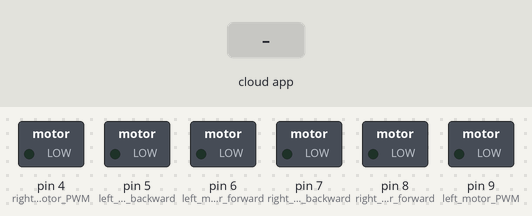
A sketch run on a simulated Arduino Uno, built with avr-gcc and run on an emulated ATmega328P. On the bench: switched loads named in the sketch (green lamp = pin HIGH). Inputs (shaded band) come from the test bench. The RemoteXY app is connected.

Above: at 1.2 s.
1.3 s: the phone or cloud app sets BACKWARD to 1
At 2.4 s:
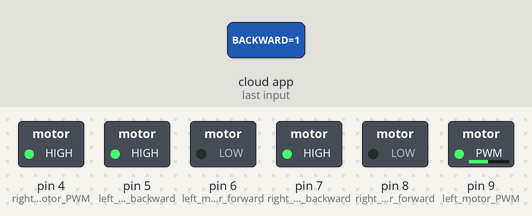
2.8 s: the phone or cloud app sets FORWARD to 1
At 3.6 s:
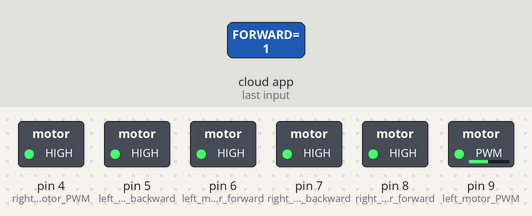
Timing chart, 0 to 5.8 s (numbered marks = the images above; inputs shaded):
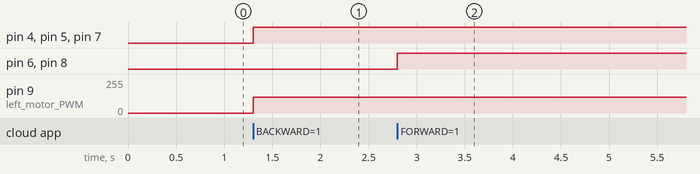

Measured:
- after the input at 1.3 s, pin 4 (right_motor_PWM), pin 5 (left_motor_backward), pin 7 (right_motor_backward): LOW → HIGH at once; pin 9 (left_motor_PWM): 0/255 → 120/255 at once
- after the input at 2.8 s, pin 6 (left_motor_forward), pin 8 (right_motor_forward): LOW → HIGH at once

The sketch:

Code.ino
```cpp
// RemoteXY select connection mode and include library
#define REMOTEXY_MODE__SOFTSERIAL
#include <SoftwareSerial.h>
#include <RemoteXY.h>

// RemoteXY connection settings
#define REMOTEXY_SERIAL_RX 10
#define REMOTEXY_SERIAL_TX 11
#define REMOTEXY_SERIAL_SPEED 9600

// RemoteXY configurate
#pragma pack(push, 1)
uint8_t RemoteXY_CONF[] =
{ 255, 5, 0, 0, 0, 53, 0, 10, 122, 0,
  1, 0, 40, 44, 18, 18, 2, 31, 66, 0,
  1, 0, 74, 22, 20, 20, 2, 31, 82, 0,
  1, 0, 4, 22, 20, 20, 2, 31, 76, 0,
  1, 0, 39, 22, 20, 20, 2, 31, 83, 0,
  1, 0, 40, 1, 18, 18, 2, 31, 70, 0
};

// this structure defines all the variables and events of your control interface
struct {
  // input variables
  uint8_t BACKWARD; // =1 if button pressed, else =0
  uint8_t RIGHT; // =1 if button pressed, else =0
  uint8_t LEFT; // =1 if button pressed, else =0
  uint8_t STOP; // =1 if button pressed, else =0
  uint8_t FORWARD; // =1 if button pressed, else =0

  // other variable
  uint8_t connect_flag;  // =1 if wire connected, else =0
} RemoteXY;
#pragma pack(pop)
/////////////////////////////////////////////
//           END RemoteXY include          //
/////////////////////////////////////////////

void setup()
{
  RemoteXY_Init ();
  Serial.begin(9600);
  pinMode(9, OUTPUT); //left motor PWM
  pinMode(8, OUTPUT);  //right motor forward
  pinMode(7, OUTPUT);  //right motor backward
  pinMode(6, OUTPUT); //left motor forward
  pinMode(5, OUTPUT);  //left motor backward
  pinMode(4, OUTPUT);  //right motor PWM
}

void loop()
{
  RemoteXY_Handler ();
  if (RemoteXY.FORWARD == 1) {     //move forward(all motors rotate in forward direction)
    analogWrite(9, 120); // right motor speed
    digitalWrite(8, HIGH); // right forward
    //digitalWrite(7, LOW); // right backward
    digitalWrite(6, HIGH); // left forward
    //digitalWrite(5, LOW); // left backward
    analogWrite(4, 165); // left motor speed
  }
  else if (RemoteXY.BACKWARD == 1) {    //move backward (all motors rotate in reverse direction)
    analogWrite(9, 120); // right motor speed
    //digitalWrite(8, LOW); // right forward
    digitalWrite(7, HIGH); // right backward
    //digitalWrite(6, LOW); // left forward
    digitalWrite(5, HIGH); // left backward
    analogWrite(4, 130); // left motor speed
  }
  else if (RemoteXY.RIGHT == 1) {    //turn right (left side motor rotate in forward direction, left side motors doesn't rotate)
    //analogWrite(9, 100); // right motor speed
    //digitalWrite(8, LOW); // right forward
    //digitalWrite(7, LOW); // right backward
    digitalWrite(6, HIGH); // left forward
    //digitalWrite(5, LOW); // left backward
    analogWrite(4, 120); // left motor speed
  }
  else if (RemoteXY.LEFT == 1) {    //turn left (right side motor rotate in forward direction, right side motors doesn't rotate)
    analogWrite(9, 100); // right motor speed
    digitalWrite(8, HIGH);  // right forward
    //digitalWrite(7, HIGH); // right backward
    //digitalWrite(6, LOW); // left forward
    //digitalWrite(5, LOW); // left backward
    //analogWrite(4, 100); // left motor speed
  }
  else if (RemoteXY.STOP == 1) {    //STOP (all motors stop)
    digitalWrite(8, LOW); // right forward
    digitalWrite(7, LOW); // right backward
    digitalWrite(6, LOW); // left forward
    digitalWrite(5, LOW); // left backward
  }
}
```
